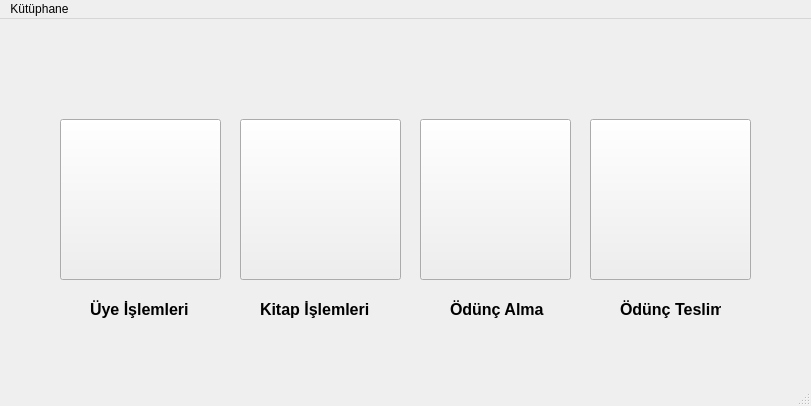
<?xml version="1.0" encoding="UTF-8"?>
<ui version="4.0">
 <class>MainWindow</class>
 <widget class="QMainWindow" name="MainWindow">
  <property name="geometry">
   <rect>
    <x>0</x>
    <y>0</y>
    <width>811</width>
    <height>406</height>
   </rect>
  </property>
  <property name="windowTitle">
   <string>MainWindow</string>
  </property>
  <widget class="QWidget" name="centralwidget">
   <widget class="QPushButton" name="kitap_menu">
    <property name="geometry">
     <rect>
      <x>240</x>
      <y>100</y>
      <width>161</width>
      <height>161</height>
     </rect>
    </property>
    <property name="styleSheet">
     <string notr="true">image: url(:/images/images/book.jpg);</string>
    </property>
    <property name="text">
     <string/>
    </property>
   </widget>
   <widget class="QPushButton" name="odunc_menu">
    <property name="geometry">
     <rect>
      <x>420</x>
      <y>100</y>
      <width>151</width>
      <height>161</height>
     </rect>
    </property>
    <property name="styleSheet">
     <string notr="true">image: url(:/images/images/odunc_1.jpg);</string>
    </property>
    <property name="text">
     <string/>
    </property>
   </widget>
   <widget class="QPushButton" name="teslim_menu">
    <property name="geometry">
     <rect>
      <x>590</x>
      <y>100</y>
      <width>161</width>
      <height>161</height>
     </rect>
    </property>
    <property name="styleSheet">
     <string notr="true">image: url(:/images/images/odunc_2.jpg);</string>
    </property>
    <property name="text">
     <string/>
    </property>
   </widget>
   <widget class="QPushButton" name="uye_menu">
    <property name="geometry">
     <rect>
      <x>60</x>
      <y>100</y>
      <width>161</width>
      <height>161</height>
     </rect>
    </property>
    <property name="styleSheet">
     <string notr="true">image: url(:/images/images/user.jpg);</string>
    </property>
    <property name="text">
     <string/>
    </property>
    <property name="iconSize">
     <size>
      <width>128</width>
      <height>128</height>
     </size>
    </property>
   </widget>
   <widget class="QLabel" name="label">
    <property name="geometry">
     <rect>
      <x>90</x>
      <y>280</y>
      <width>100</width>
      <height>21</height>
     </rect>
    </property>
    <property name="font">
     <font>
      <pointsize>12</pointsize>
      <bold>true</bold>
     </font>
    </property>
    <property name="text">
     <string>Üye İşlemleri</string>
    </property>
   </widget>
   <widget class="QLabel" name="label_2">
    <property name="geometry">
     <rect>
      <x>260</x>
      <y>280</y>
      <width>110</width>
      <height>21</height>
     </rect>
    </property>
    <property name="font">
     <font>
      <pointsize>12</pointsize>
      <bold>true</bold>
     </font>
    </property>
    <property name="text">
     <string>Kitap İşlemleri</string>
    </property>
   </widget>
   <widget class="QLabel" name="label_3">
    <property name="geometry">
     <rect>
      <x>450</x>
      <y>280</y>
      <width>101</width>
      <height>21</height>
     </rect>
    </property>
    <property name="font">
     <font>
      <pointsize>12</pointsize>
      <bold>true</bold>
     </font>
    </property>
    <property name="text">
     <string>Ödünç Alma</string>
    </property>
   </widget>
   <widget class="QLabel" name="label_4">
    <property name="geometry">
     <rect>
      <x>620</x>
      <y>280</y>
      <width>101</width>
      <height>21</height>
     </rect>
    </property>
    <property name="font">
     <font>
      <pointsize>12</pointsize>
      <bold>true</bold>
     </font>
    </property>
    <property name="text">
     <string>Ödünç Teslim </string>
    </property>
   </widget>
  </widget>
  <widget class="QMenuBar" name="menubar">
   <property name="geometry">
    <rect>
     <x>0</x>
     <y>0</y>
     <width>811</width>
     <height>23</height>
    </rect>
   </property>
   <widget class="QMenu" name="menuK_t_phane">
    <property name="title">
     <string>Kütüphane</string>
    </property>
   </widget>
   <addaction name="menuK_t_phane"/>
  </widget>
  <widget class="QStatusBar" name="statusbar"/>
 </widget>
 <resources/>
 <connections/>
</ui>
